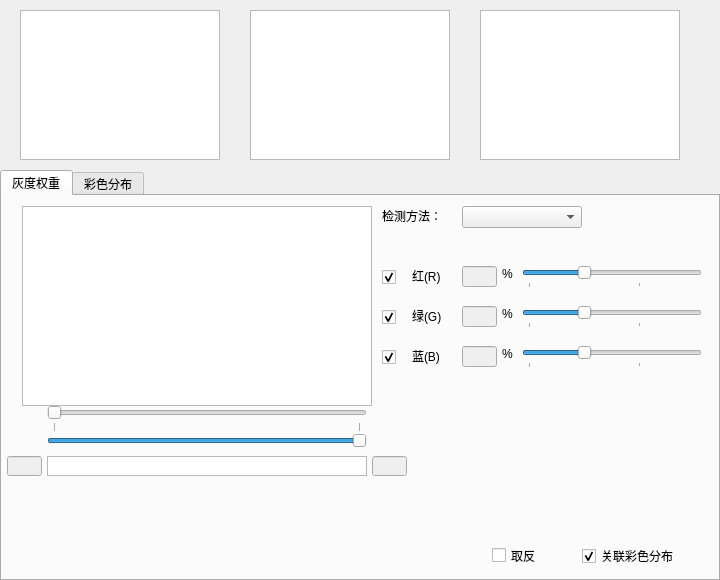
<?xml version="1.0" encoding="UTF-8"?>
<ui version="4.0">
 <class>QColorWeight</class>
 <widget class="QWidget" name="QColorWeight">
  <property name="geometry">
   <rect>
    <x>0</x>
    <y>0</y>
    <width>720</width>
    <height>580</height>
   </rect>
  </property>
  <property name="windowTitle">
   <string>QColorWeight</string>
  </property>
  <widget class="QTabWidget" name="tabWidget">
   <property name="geometry">
    <rect>
     <x>0</x>
     <y>170</y>
     <width>720</width>
     <height>411</height>
    </rect>
   </property>
   <property name="currentIndex">
    <number>0</number>
   </property>
   <widget class="QWidget" name="tab">
    <attribute name="title">
     <string>灰度权重</string>
    </attribute>
    <widget class="QLabel" name="label">
     <property name="geometry">
      <rect>
       <x>380</x>
       <y>12</y>
       <width>72</width>
       <height>15</height>
      </rect>
     </property>
     <property name="text">
      <string>检测方法：</string>
     </property>
    </widget>
    <widget class="QComboBox" name="comboBox_selectMode">
     <property name="geometry">
      <rect>
       <x>460</x>
       <y>10</y>
       <width>120</width>
       <height>22</height>
      </rect>
     </property>
    </widget>
    <widget class="QSlider" name="horizontalSlider_R">
     <property name="geometry">
      <rect>
       <x>520</x>
       <y>70</y>
       <width>180</width>
       <height>22</height>
      </rect>
     </property>
     <property name="maximum">
      <number>300</number>
     </property>
     <property name="value">
      <number>100</number>
     </property>
     <property name="orientation">
      <enum>Qt::Horizontal</enum>
     </property>
     <property name="tickPosition">
      <enum>QSlider::TicksBelow</enum>
     </property>
     <property name="tickInterval">
      <number>200</number>
     </property>
    </widget>
    <widget class="QSlider" name="horizontalSlider_G">
     <property name="geometry">
      <rect>
       <x>520</x>
       <y>110</y>
       <width>180</width>
       <height>22</height>
      </rect>
     </property>
     <property name="maximum">
      <number>300</number>
     </property>
     <property name="value">
      <number>100</number>
     </property>
     <property name="orientation">
      <enum>Qt::Horizontal</enum>
     </property>
     <property name="tickPosition">
      <enum>QSlider::TicksBelow</enum>
     </property>
     <property name="tickInterval">
      <number>200</number>
     </property>
    </widget>
    <widget class="QSlider" name="horizontalSlider_B">
     <property name="geometry">
      <rect>
       <x>520</x>
       <y>150</y>
       <width>180</width>
       <height>22</height>
      </rect>
     </property>
     <property name="maximum">
      <number>300</number>
     </property>
     <property name="value">
      <number>100</number>
     </property>
     <property name="orientation">
      <enum>Qt::Horizontal</enum>
     </property>
     <property name="tickPosition">
      <enum>QSlider::TicksBelow</enum>
     </property>
     <property name="tickInterval">
      <number>200</number>
     </property>
    </widget>
    <widget class="QLineEdit" name="lineEdit_R">
     <property name="enabled">
      <bool>false</bool>
     </property>
     <property name="geometry">
      <rect>
       <x>460</x>
       <y>70</y>
       <width>35</width>
       <height>21</height>
      </rect>
     </property>
    </widget>
    <widget class="QLineEdit" name="lineEdit_G">
     <property name="enabled">
      <bool>false</bool>
     </property>
     <property name="geometry">
      <rect>
       <x>460</x>
       <y>110</y>
       <width>35</width>
       <height>21</height>
      </rect>
     </property>
    </widget>
    <widget class="QLineEdit" name="lineEdit_B">
     <property name="enabled">
      <bool>false</bool>
     </property>
     <property name="geometry">
      <rect>
       <x>460</x>
       <y>150</y>
       <width>35</width>
       <height>21</height>
      </rect>
     </property>
    </widget>
    <widget class="QLabel" name="label_2">
     <property name="geometry">
      <rect>
       <x>500</x>
       <y>70</y>
       <width>21</width>
       <height>16</height>
      </rect>
     </property>
     <property name="text">
      <string>%</string>
     </property>
    </widget>
    <widget class="QLabel" name="label_3">
     <property name="geometry">
      <rect>
       <x>500</x>
       <y>110</y>
       <width>21</width>
       <height>16</height>
      </rect>
     </property>
     <property name="text">
      <string>%</string>
     </property>
    </widget>
    <widget class="QLabel" name="label_4">
     <property name="geometry">
      <rect>
       <x>500</x>
       <y>150</y>
       <width>21</width>
       <height>16</height>
      </rect>
     </property>
     <property name="text">
      <string>%</string>
     </property>
    </widget>
    <widget class="QCheckBox" name="checkBox_R">
     <property name="geometry">
      <rect>
       <x>380</x>
       <y>72</y>
       <width>31</width>
       <height>19</height>
      </rect>
     </property>
     <property name="text">
      <string/>
     </property>
     <property name="checked">
      <bool>true</bool>
     </property>
     <property name="tristate">
      <bool>false</bool>
     </property>
    </widget>
    <widget class="QCheckBox" name="checkBox_G">
     <property name="geometry">
      <rect>
       <x>380</x>
       <y>112</y>
       <width>31</width>
       <height>19</height>
      </rect>
     </property>
     <property name="text">
      <string/>
     </property>
     <property name="checked">
      <bool>true</bool>
     </property>
    </widget>
    <widget class="QCheckBox" name="checkBox_B">
     <property name="geometry">
      <rect>
       <x>380</x>
       <y>152</y>
       <width>31</width>
       <height>19</height>
      </rect>
     </property>
     <property name="text">
      <string/>
     </property>
     <property name="checked">
      <bool>true</bool>
     </property>
    </widget>
    <widget class="QSlider" name="horizontalSlider_grayLeft">
     <property name="geometry">
      <rect>
       <x>45</x>
       <y>210</y>
       <width>320</width>
       <height>22</height>
      </rect>
     </property>
     <property name="maximum">
      <number>255</number>
     </property>
     <property name="orientation">
      <enum>Qt::Horizontal</enum>
     </property>
     <property name="tickPosition">
      <enum>QSlider::TicksBelow</enum>
     </property>
     <property name="tickInterval">
      <number>255</number>
     </property>
    </widget>
    <widget class="QSlider" name="horizontalSlider_grayRight">
     <property name="geometry">
      <rect>
       <x>45</x>
       <y>230</y>
       <width>320</width>
       <height>22</height>
      </rect>
     </property>
     <property name="cursor">
      <cursorShape>ArrowCursor</cursorShape>
     </property>
     <property name="maximum">
      <number>255</number>
     </property>
     <property name="value">
      <number>255</number>
     </property>
     <property name="orientation">
      <enum>Qt::Horizontal</enum>
     </property>
     <property name="invertedAppearance">
      <bool>false</bool>
     </property>
     <property name="invertedControls">
      <bool>false</bool>
     </property>
     <property name="tickPosition">
      <enum>QSlider::TicksAbove</enum>
     </property>
     <property name="tickInterval">
      <number>255</number>
     </property>
    </widget>
    <widget class="QLineEdit" name="lineEdit_grayLeft">
     <property name="enabled">
      <bool>false</bool>
     </property>
     <property name="geometry">
      <rect>
       <x>5</x>
       <y>260</y>
       <width>35</width>
       <height>20</height>
      </rect>
     </property>
    </widget>
    <widget class="QLineEdit" name="lineEdit_grayRight">
     <property name="enabled">
      <bool>false</bool>
     </property>
     <property name="geometry">
      <rect>
       <x>370</x>
       <y>260</y>
       <width>35</width>
       <height>20</height>
      </rect>
     </property>
    </widget>
    <widget class="QGraphicsView" name="graphicsView_gray">
     <property name="geometry">
      <rect>
       <x>45</x>
       <y>260</y>
       <width>320</width>
       <height>20</height>
      </rect>
     </property>
    </widget>
    <widget class="QLabel" name="label_5">
     <property name="geometry">
      <rect>
       <x>410</x>
       <y>152</y>
       <width>41</width>
       <height>16</height>
      </rect>
     </property>
     <property name="text">
      <string>蓝(B)</string>
     </property>
    </widget>
    <widget class="QLabel" name="label_6">
     <property name="geometry">
      <rect>
       <x>410</x>
       <y>112</y>
       <width>41</width>
       <height>16</height>
      </rect>
     </property>
     <property name="text">
      <string>绿(G)</string>
     </property>
    </widget>
    <widget class="QLabel" name="label_7">
     <property name="geometry">
      <rect>
       <x>410</x>
       <y>72</y>
       <width>51</width>
       <height>16</height>
      </rect>
     </property>
     <property name="text">
      <string>红(R)</string>
     </property>
    </widget>
    <widget class="QGraphicsView" name="graphicsView_grayHitChart">
     <property name="geometry">
      <rect>
       <x>20</x>
       <y>10</y>
       <width>350</width>
       <height>200</height>
      </rect>
     </property>
    </widget>
    <widget class="QCheckBox" name="checkBox_relatedToColorWeight">
     <property name="geometry">
      <rect>
       <x>580</x>
       <y>350</y>
       <width>121</width>
       <height>20</height>
      </rect>
     </property>
     <property name="text">
      <string>关联彩色分布</string>
     </property>
     <property name="checked">
      <bool>true</bool>
     </property>
     <property name="tristate">
      <bool>false</bool>
     </property>
    </widget>
    <widget class="QCheckBox" name="checkBox_invert">
     <property name="geometry">
      <rect>
       <x>490</x>
       <y>350</y>
       <width>81</width>
       <height>19</height>
      </rect>
     </property>
     <property name="text">
      <string>取反</string>
     </property>
     <property name="checked">
      <bool>false</bool>
     </property>
     <property name="tristate">
      <bool>false</bool>
     </property>
    </widget>
   </widget>
   <widget class="QWidget" name="tab_2">
    <attribute name="title">
     <string>彩色分布</string>
    </attribute>
    <widget class="QGraphicsView" name="graphicsView_grayColor">
     <property name="geometry">
      <rect>
       <x>400</x>
       <y>0</y>
       <width>300</width>
       <height>300</height>
      </rect>
     </property>
    </widget>
    <widget class="QLabel" name="label_8">
     <property name="geometry">
      <rect>
       <x>400</x>
       <y>310</y>
       <width>51</width>
       <height>16</height>
      </rect>
     </property>
     <property name="text">
      <string>R阀值</string>
     </property>
    </widget>
    <widget class="QSlider" name="horizontalSlider_Rn">
     <property name="geometry">
      <rect>
       <x>490</x>
       <y>308</y>
       <width>200</width>
       <height>22</height>
      </rect>
     </property>
     <property name="maximum">
      <number>255</number>
     </property>
     <property name="orientation">
      <enum>Qt::Horizontal</enum>
     </property>
     <property name="tickPosition">
      <enum>QSlider::TicksBelow</enum>
     </property>
     <property name="tickInterval">
      <number>200</number>
     </property>
    </widget>
    <widget class="QLabel" name="label_9">
     <property name="geometry">
      <rect>
       <x>400</x>
       <y>340</y>
       <width>61</width>
       <height>16</height>
      </rect>
     </property>
     <property name="text">
      <string>T阀值</string>
     </property>
    </widget>
    <widget class="QSlider" name="horizontalSlider_Tn">
     <property name="geometry">
      <rect>
       <x>490</x>
       <y>338</y>
       <width>200</width>
       <height>22</height>
      </rect>
     </property>
     <property name="maximum">
      <number>255</number>
     </property>
     <property name="orientation">
      <enum>Qt::Horizontal</enum>
     </property>
     <property name="tickPosition">
      <enum>QSlider::TicksBelow</enum>
     </property>
     <property name="tickInterval">
      <number>200</number>
     </property>
    </widget>
    <widget class="QLineEdit" name="lineEdit_Tn">
     <property name="enabled">
      <bool>false</bool>
     </property>
     <property name="geometry">
      <rect>
       <x>450</x>
       <y>338</y>
       <width>35</width>
       <height>21</height>
      </rect>
     </property>
    </widget>
    <widget class="QLineEdit" name="lineEdit_Rn">
     <property name="enabled">
      <bool>false</bool>
     </property>
     <property name="geometry">
      <rect>
       <x>450</x>
       <y>308</y>
       <width>35</width>
       <height>21</height>
      </rect>
     </property>
    </widget>
    <widget class="QGraphicsView" name="graphicsView_R">
     <property name="geometry">
      <rect>
       <x>20</x>
       <y>0</y>
       <width>360</width>
       <height>90</height>
      </rect>
     </property>
    </widget>
    <widget class="QGraphicsView" name="graphicsView_G">
     <property name="geometry">
      <rect>
       <x>20</x>
       <y>95</y>
       <width>360</width>
       <height>90</height>
      </rect>
     </property>
    </widget>
    <widget class="QGraphicsView" name="graphicsView_B">
     <property name="geometry">
      <rect>
       <x>20</x>
       <y>190</y>
       <width>360</width>
       <height>90</height>
      </rect>
     </property>
    </widget>
    <widget class="QGraphicsView" name="graphicsView_Gray">
     <property name="geometry">
      <rect>
       <x>20</x>
       <y>285</y>
       <width>360</width>
       <height>90</height>
      </rect>
     </property>
    </widget>
   </widget>
  </widget>
  <widget class="QGraphicsView" name="graphicsView_grayImg">
   <property name="geometry">
    <rect>
     <x>250</x>
     <y>10</y>
     <width>200</width>
     <height>150</height>
    </rect>
   </property>
  </widget>
  <widget class="QGraphicsView" name="graphicsView_ColorImg">
   <property name="geometry">
    <rect>
     <x>480</x>
     <y>10</y>
     <width>200</width>
     <height>150</height>
    </rect>
   </property>
  </widget>
  <widget class="QGraphicsView" name="graphicsView_sourceImg">
   <property name="geometry">
    <rect>
     <x>20</x>
     <y>10</y>
     <width>200</width>
     <height>150</height>
    </rect>
   </property>
  </widget>
 </widget>
 <layoutdefault spacing="6" margin="11"/>
 <resources/>
 <connections/>
</ui>
